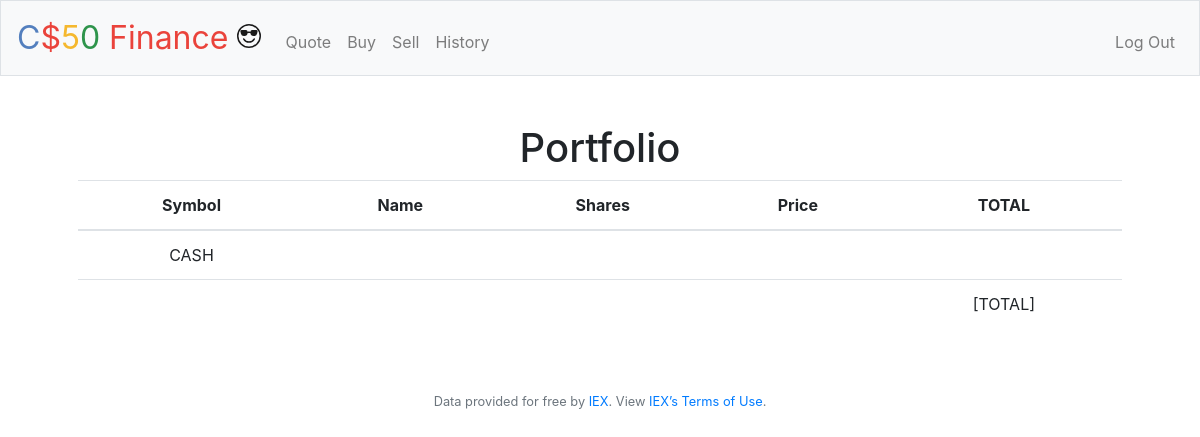
Page / (signed in) on the earlier database version.
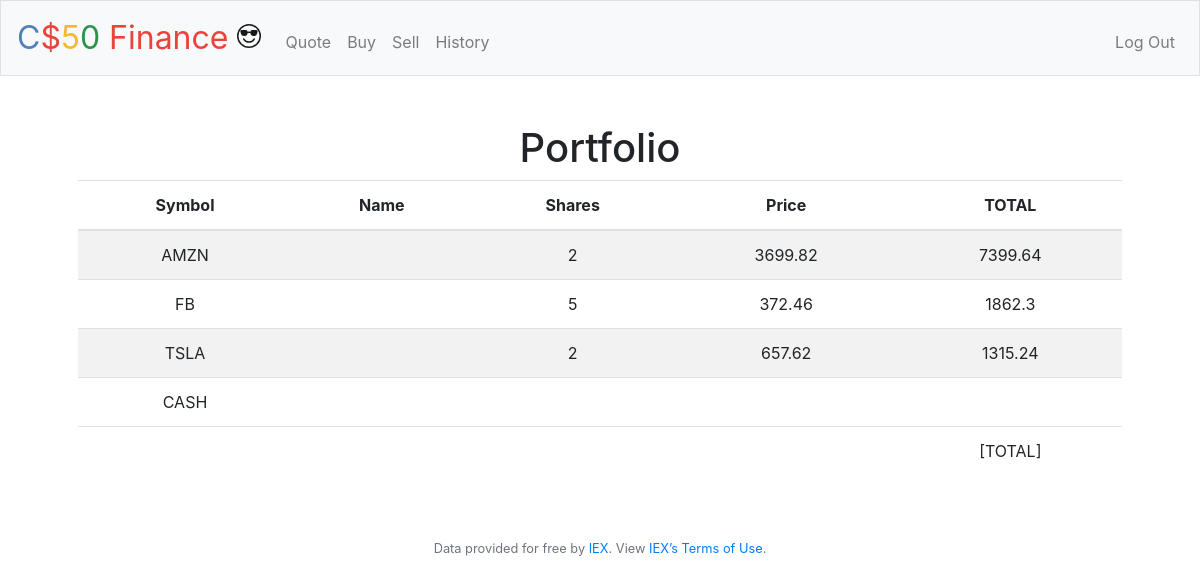
Same page on the later database version.
### tables this page shows
CREATE TABLE activities (
id INTEGER, 
user_id INTEGER NOT NULL, 
symbol TEXT NOT NULL, 
price NUMERIC NOT NULL, 
shares INTEGER NOT NULL, 
action TEXT NOT NULL,
cash_before NUMERIC,
cash_after NUMERIC,
date_time TEXT NOT NULL,

PRIMARY KEY (id), FOREIGN KEY(user_id) REFERENCES users(id));

### application.py (the view)
@app.route("/")
@login_required
def index():
    print("============================================================================")
    print("INDEX")
    currentUID = session["user_id"]
    portfolios = db.execute("SELECT symbol, SUM(shares) as totalshares, price, SUM(shares) * price as totalvalue FROM activities GROUP BY symbol HAVING user_id = ?", currentUID)
    print(portfolios)
    print("==========================================================================")
    return render_template("/index.html", portfolios=portfolios)

### application.py (called while the page is built)
@app.after_request
def after_request(response):
    response.headers["Cache-Control"] = "no-cache, no-store, must-revalidate"
    response.headers["Expires"] = 0
    response.headers["Pragma"] = "no-cache"
    return response

### helpers.py (called while the page is built)
def login_required(f):
    @wraps(f)
    def decorated_function(*args, **kwargs):
        if session.get("user_id") is None:
            return redirect("/login")
        return f(*args, **kwargs)
    return decorated_function

### templates/index.html (shortened to what this page needs)
{% extends "layout.html" %}
{% block main %}
    <h1>Portfolio</h1>
    <table class="table table-striped">
        <thead>
            <tr>
                <th>Symbol</th>
                <th>Name</th>
                <th>Shares</th>
                <th>Price</th>
                <th>TOTAL</th>
            </tr>
        </thead>
        <tfoot>
            <tr>
                <td>CASH</td>
                <td></td>
                <td></td>
                <td></td>
                <td>{{cash}}</td>
            </tr>
            <tr>
                <td></td>
                <td></td>
                <td></td>
                <td></td>
                <td>[TOTAL]</td>
            </tr>
        </tfoot>
        <tbody>
            {% for portfolio in portfolios %}
            <tr>
                <td>
                    {{portfolio.symbol}}
                </td>
                <td>
                </td>
                <td>
                    {{portfolio.totalshares}}
                </td>
                <td>
                    {{portfolio.price}}
                </td>
                <td>
                    {{portfolio.totalvalue}}
                </td>
            </tr>
            {% endfor %}
        </tbody>
    </table>
{% endblock %}

### templates/layout.html (shortened to what this page needs)
<!DOCTYPE html>
<html lang="en">
    <head>
        <link rel="stylesheet" href="https://cdn.jsdelivr.net/npm/bootstrap@4.5.3/dist/css/bootstrap.min.css">
        <link href="/static/styles.css" rel="stylesheet">
    </head>
    <body>
        <nav class="navbar navbar-expand-md navbar-light bg-light border">
            <a class="navbar-brand" href="/">
                <span class="blue">C</span><span class="red">$</span><span class="yellow">5</span><span class="green">0</span> <span class="red">Finance</span><span>
                </span></a>
            <div class="collapse navbar-collapse" id="navbar">
                {% if session.user_id %}
                    <ul class="navbar-nav mr-auto mt-2">
                        <li class="nav-item"><a class="nav-link" href="/quote">Quote</a></li>
                        <li class="nav-item"><a class="nav-link" href="/buy">Buy</a></li>
                        <li class="nav-item"><a class="nav-link" href="/sell">Sell</a></li>
                        <li class="nav-item"><a class="nav-link" href="/history">History</a></li>
                    </ul>
                    <ul class="navbar-nav ml-auto mt-2">
                        <li class="nav-item"><a class="nav-link" href="/logout">Log Out</a></li>
                    </ul>
                {% else %}
                    <ul class="navbar-nav ml-auto mt-2">
                        <li class="nav-item"><a class="nav-link" href="/register">Register</a></li>
                        <li class="nav-item"><a class="nav-link" href="/login">Log In</a></li>
                    </ul>
                {% endif %}
            </div>
        </nav>
        <main class="container p-5">
            {% block main %}{% endblock %}
        </main>
        <footer class="small text-center text-muted">
            Data provided for free by <a href="https://iextrading.com/developer">IEX</a>. View <a href="https://iextrading.com/api-exhibit-a/">IEX’s Terms of Use</a>.
        </footer>
    </body>
</html>

### static/styles.css (style rules this page uses)
nav .navbar-brand { font-size: xx-large; }
nav .navbar-brand .blue { color: #537fbe; }
nav .navbar-brand .red { color: #ea433b; }
nav .navbar-brand .yellow { color: #f5b82e; }
nav .navbar-brand .green { color: #2e944b; }
main { overflow-x: auto; text-align: center; }
svg.bi.bi-emoji-sunglasses-xl { height: 24px !important; width: 24px !important; }

Differences in the rows shown:
added activities: symbol "AMZN", totalshares "2", price "3699.82", totalvalue "7399.64"
added activities: symbol "FB", totalshares "5", price "372.46", totalvalue "1862.3"
added activities: symbol "TSLA", totalshares "2", price "657.62", totalvalue "1315.24"
